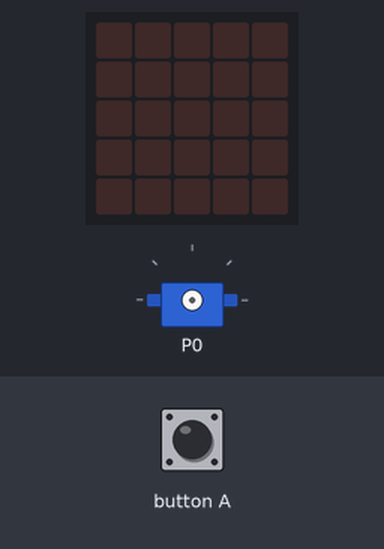
Recording of a program running on a simulated BBC micro:bit (MakeCode). Parts: the board's 5×5 LED display, servo. Inputs (shaded band) come from the test bench.

Above: at 1.2 s.
1.3 s: button A pressed for 0.15 s
At 2.4 s:
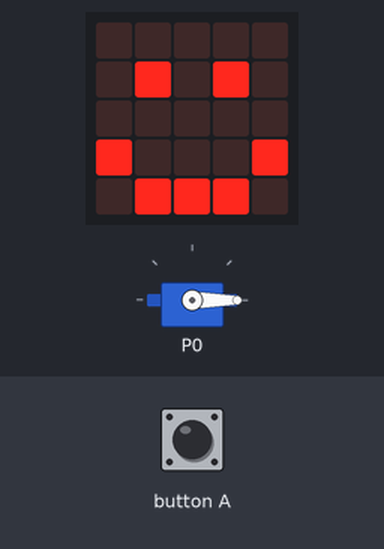
At 4.0 s:
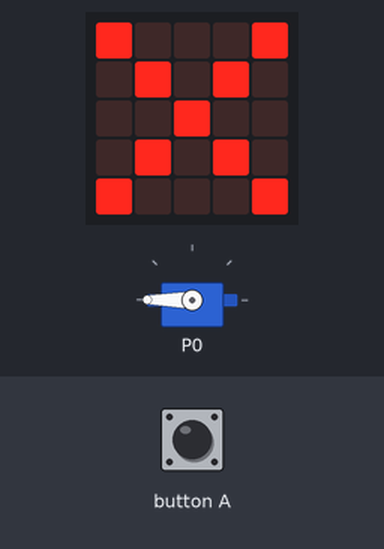
Timing chart, 0 to 10.4 s (numbered marks = the images above; inputs shaded):
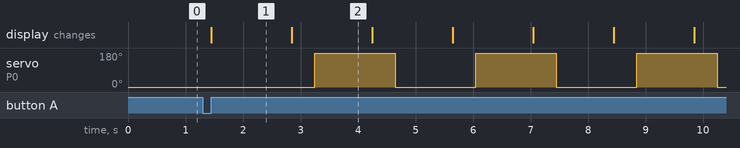

The program:

main.ts
```typescript
input.onButtonPressed(Button.A, function () {
    for (let index = 0; index < 10; index++) {
        basic.showLeds(`
            . . . . .
            . # . # .
            . . . . .
            # . . . #
            . # # # .
            `)
        pins.servoWritePin(AnalogPin.P0, 0)
        basic.pause(1000)
        basic.showLeds(`
            # . . . #
            . # . # .
            . . # . .
            . # . # .
            # . . . #
            `)
        pins.servoWritePin(AnalogPin.P0, 180)
        basic.pause(1000)
    }
})
```

test.ts
```typescript
// les tests vont ici ; cela ne sera pas compilé si ce paquet est utilisé en tant qu'extension.
```

Measured:
- after the input at 1.3 s, servo on P0: alternates 180° for 1.4 s and 0° for 1.4 s, starting after 2.0 s; the display: changes after 0.15 s (image 1)
- what the display in image 1 shows lasts 1.4 s, from 1.5 s to 2.9 s
